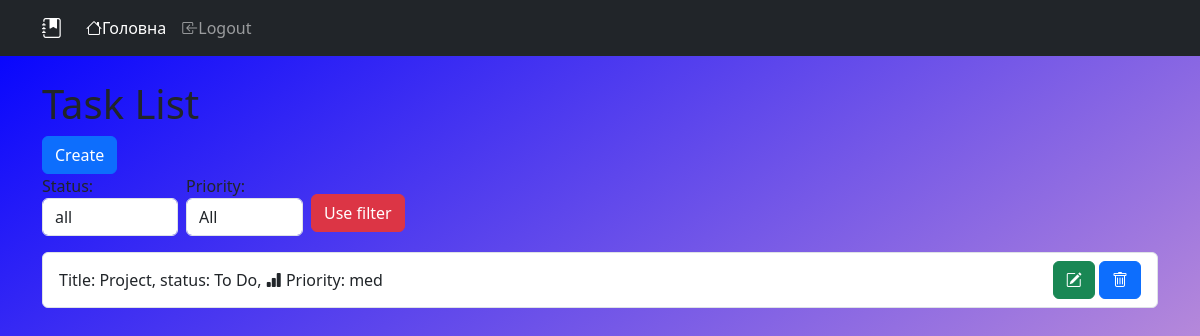
Page / (signed in) on the earlier database version.
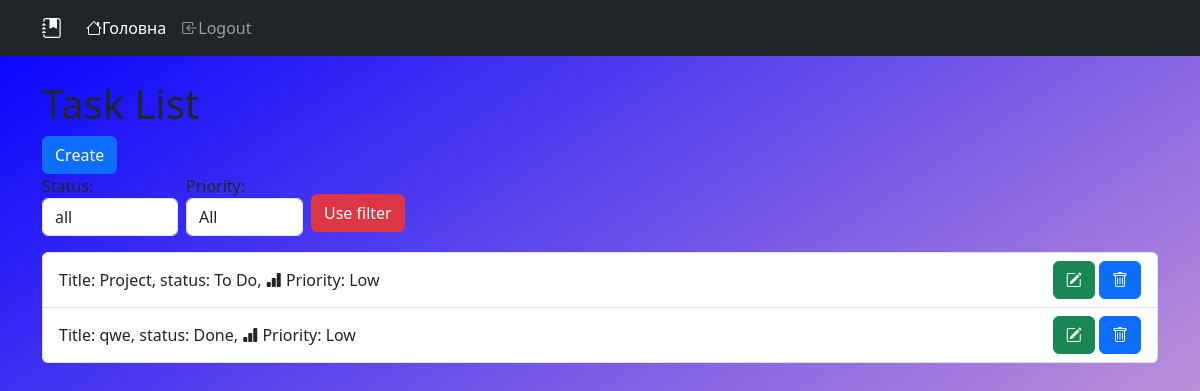
Same page on the later database version.
### notatkas/models.py (models this page shows)
class Task(models.Model):
    STATUS_CHOISES = [
        ("To Do", "To Do"),
        ("In Progression", "In progression"),
        ("Done", "Done")
    ]
    PRIORITY = [
        ("Low",'low'),
        ("Medium", "Medium"),
        ('High', 'High'),
        ('2High', 'PIZDA HIGH')
    ]
    title = models.CharField(max_length=200)
    desc = models.TextField()
    status = models.CharField(choices=STATUS_CHOISES, default="todo")
    prior = models.CharField(choices=PRIORITY, default='low')
    due = models.DateField(null=True, blank=True)
    creator = models.ForeignKey(User, on_delete=models.CASCADE, related_name='tasks')

### notatkas/views.py (the view)
# urls.py: path('', views.TaskListView.as_view(), name="task-list"),
class TaskListView(LoginRequiredMixin, ListView):
    model = Task
    context_object_name = "tasks"
    template_name = "notatkas/task_list.html"
    def get_context_data(self, **kwargs):
        context = super().get_context_data(**kwargs)
        context['form'] = forms.TaskFilterForm()
        return context
    def get_queryset(self):
        queryset =  Task.objects.filter(creator=self.request.user)
        status = self.request.GET.get('status', "")
        priority = self.request.GET.get('priority', "")
        if status:
            queryset = queryset.filter(status=status)
        if priority:
            queryset = queryset.filter(prior=priority)
        return queryset

### notatkas/forms.py
class TaskFilterForm(forms.Form):
    STATUS_CHOISES = [
        ('', "all"),
        ("To Do", "To Do"),
        ("In Progression", "In progression"),
        ("Done", "Done")
    ]
    PRIORITY = [
        ("", "All"),
        ("low",'low'),
        ("med", "Medium"),
        ('high', 'High'),
        ('2high', 'PIZDA HIGH')
    ]
    status = forms.ChoiceField(choices=STATUS_CHOISES, label='Status', required=False)
    priority = forms.ChoiceField(choices=PRIORITY, label='Priority', required=False)
    def __init__(self, *args, **kwargs):
        super(TaskFilterForm, self).__init__(*args, **kwargs)
        for field in self.fields:
            self.fields[field].widget.attrs.update({'class': 'form-control'})

### templates/notatkas/task_list.html
{% extends 'base.html' %}
{% block content %}
<h1>Task List</h1>
<a class="btn btn-primary" href="{% url 'task-create' %}" role="button">Create</a>
<form method="get" class="d-flex align-items-center gap-2">
  {{form.as_p}}
  <button type="submit" class="btn btn-danger">Use filter</button>
</form>
<div class="list-group">
  {% for task in tasks %}
    <div href="{% url 'task-update' task.pk %}" class="list-group-item d-flex justify-content-between align-items-center"
    aria-current="true">
    <a>Title: {{ task.title }}, status: {{ task.status }}, <i class="bi bi-bar-chart-fill"></i> Priority: {{task.prior}} </a>
      <div>
      <a href="{% url 'task-update' task.pk%}" class="btn btn-success"><i class="bi bi-pencil-square"></i></a>
      <a href="{% url 'task-delete' task.pk %}" class="btn btn-primary"><i class="bi bi-trash"></i></a>
      </div>
</div>
  {% endfor %}
</div>
{% endblock %}

### templates/base.html (shortened to what this page needs)
<!DOCTYPE html>
    <html lang="uk">
    <head>
        <link href="https://cdn.jsdelivr.net/npm/bootstrap@5.3.6/dist/css/bootstrap.min.css" rel="stylesheet">
        <link rel="stylesheet" href="https://cdn.jsdelivr.net/npm/bootstrap-icons@1.13.1/font/bootstrap-icons.min.css">
        {% load static %}
            <link rel="stylesheet" href="{% static 'css/style.css' %}">
    </head>
    <body>
        {% include "navbar.html" %}
    <div class="container mt-4">
        {% block content %}
        {% endblock %}
    </div>
    </body>
    </html>

### templates/navbar.html (shortened to what this page needs)
<nav class="navbar navbar-expand-lg navbar-dark bg-dark">
    <div class="container">
        <a class="navbar-brand" href="#">
            {% load static %}
            <i class="bi bi-journal-bookmark-fill"></i>
        </a>
        <div class="collapse navbar-collapse" id="mainNavbar">
            <ul class="navbar-nav me-auto mb-2 mb-lg-0">
                <li class="nav-item">
                    <a class="nav-link active" href="{% url 'task-list' %}"><i class="bi bi-house"></i>Головна</a>
                </li>
                {% if user.is_authenticated %}
                <li class="nav-item">
                    <a href="{% url 'logout-page' %}" class="nav-link"><i class="bi bi-box-arrow-in-left"></i>Logout</a>
                </li>
                {% endif %}
            </ul>
        </div>
    </div>
</nav>

### static/css/style.css (style rules this page uses)
html, body { height: 100%; margin: 0; padding: 0; }
body { min-height: 100vh; height: 100%; background: linear-gradient(to bottom right, blue, pink); background-attachment: fixed; background-repeat: no-repeat; background-size: cover; }

Differences in the rows shown:
changed Task "Project": prior "med" → "Low"
added Task: title "qwe", status "Done", prior "Low"
